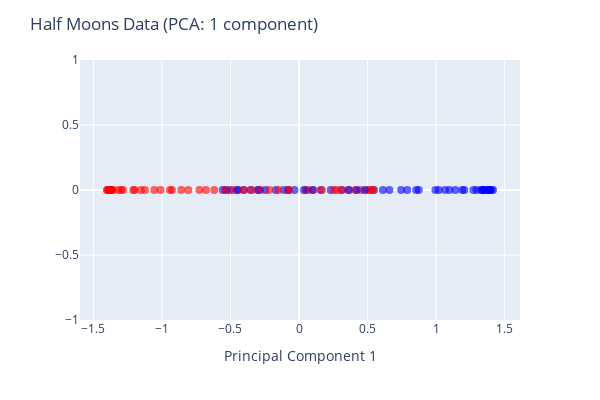

Notebook source saved alongside this figure:
### Code cell
# Projecting the transformed data into the first component space
figM1 = px.scatter(
    x=dataM[:, 0],
    y=np.zeros_like(dataM[:, 0]),
    color=ym,
    color_continuous_scale='bluered'
)
figM1.update_traces(marker=dict(size=8, opacity=0.6))
figM1.update_layout(
    coloraxis_showscale=False,
    width=600,
    height=400,
    xaxis_title='Principal Component 1',
    yaxis_title='',
    title='Half Moons Data (PCA: 1 component)'
)
figM1.show()

### Figure 1 — Plotly figure (JSON) as saved in the notebook; plotly's stock layout.template omitted (floating-point values rounded to 4 significant figures)
{"data": [{"hovertemplate": "x=%{x}<br>y=%{y}<br>color=%{marker.color}<extra></extra>", "legendgroup": "", "marker": {"color": [0, 1, 0, 1, 1, 1, 0, 1, 1, 1, 1, 1, 1, 0, 0, 0, 0, 0, 0, 0, 0, 1, 0, 1, 0, 0, 0, 1, 1, 1, 1, 1, 1, 1, 1, 0, 0, 1, 1, 1, 0, 1, 0, 0, 0, 0, 0, 0, 0, 0, 1, 1, 0, 0, 0, 1, 0, 0, 0, 1, 0, 0, 1, 1, 1, 1, 0, 1, 0, 1, 0, 0, 0, 1, 1, 1, 0, 1, 1, 1, 0, 0, 1, 0, 0, 1, 1, 0, 1, 1, 1, 0, 0, 1, 0, 1, 1, 1, 0, 0], "coloraxis": "coloraxis", "opacity": 0.6, "size": 8, "symbol": "circle"}, "mode": "markers", "name": "", "orientation": "v", "showlegend": false, "type": "scatter", "x": [0.7893, -1.284, -0.5032, 0.4097, -0.7261, -1.397, 0.1573, -0.6182, 0.4494, -1.384, 0.4957, -1.4, -0.9264, -0.03334, -0.3029, 1.019, 0.5466, 0.6592, 1.14, -0.2927, 1.386, 0.0635, -0.4535, -0.4816, 1.378, 1.351, -0.3536, -1.368, -1.124, -0.8073, 0.1672, -1.01, -1.365, -0.2835, 0.5301, 0.8544, 0.3086, 0.3653, 0.04902, -0.6788, -0.5571, 0.1047, 1.383, 1.384, -0.4444, 0.09733, 0.2307, 1.345, 1.328, -0.4015, -1.357, 0.255, -0.532, 1.19, 0.8733, 0.5383, -0.1108, 1.205, 0.6116, 0.5143, -0.1701, 1.064, -0.15, 0.3178, -0.9412, -1.208, 1.097, -1.2, 0.03628, -1.372, 0.3612, 0.9947, 1.348, -1.388, -1.376, -0.3466, 0.4214, -1.385, -0.5387, -0.859, 0.7447, 1.295, -1.055, 1.393, 1.336, -0.0794, 0.276, -0.07851, -1.32, -0.4061, -1.297, 1.272, 0.4793, -1.154, -0.2463, -1.375, -0.2186, -0.07403, 1.404, 1.415], "xaxis": "x", "y": [0, 0, 0, 0, 0, 0, 0, 0, 0, 0, 0, 0, 0, 0, 0, 0, 0, 0, 0, 0, 0, 0, 0, 0, 0, 0, 0, 0, 0, 0, 0, 0, 0, 0, 0, 0, 0, 0, 0, 0, 0, 0, 0, 0, 0, 0, 0, 0, 0, 0, 0, 0, 0, 0, 0, 0, 0, 0, 0, 0, 0, 0, 0, 0, 0, 0, 0, 0, 0, 0, 0, 0, 0, 0, 0, 0, 0, 0, 0, 0, 0, 0, 0, 0, 0, 0, 0, 0, 0, 0, 0, 0, 0, 0, 0, 0, 0, 0, 0, 0], "yaxis": "y"}], "layout": {"coloraxis": {"colorbar": {"title": {"text": "color"}}, "colorscale": [[0, "rgb(0,0,255)"], [1, "rgb(255,0,0)"]], "showscale": false}, "height": 400, "legend": {"tracegroupgap": 0}, "margin": {"t": 60}, "title": {"text": "Half Moons Data (PCA: 1 component)"}, "width": 600, "xaxis": {"anchor": "y", "domain": [0, 1], "title": {"text": "Principal Component 1"}}, "yaxis": {"anchor": "x", "domain": [0, 1], "title": {"text": ""}}}}
